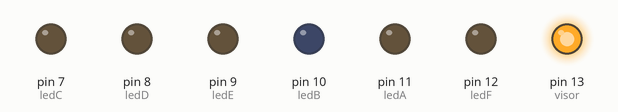
Simulated run of this sketch. Board: Arduino Uno, built with avr-gcc and run on an emulated ATmega328P. Shown: output pins drawn as LEDs (lit = HIGH).

Above: at 0.5 s.
At 2.5 s:
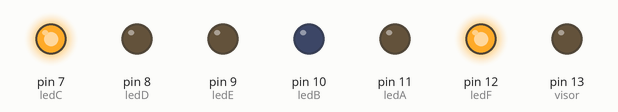
At 4.5 s:
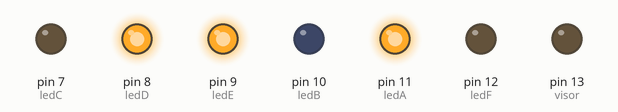
At 9.5 s:
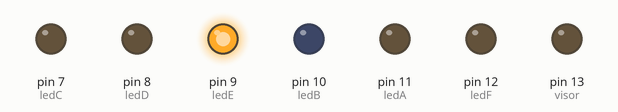
At 13.5 s:
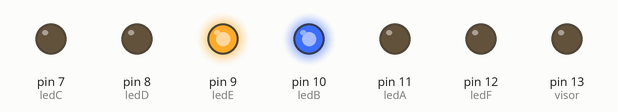
At 19.5 s:
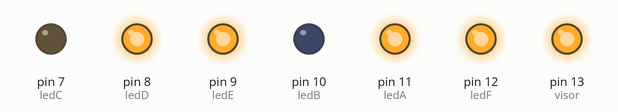
Timing chart, 0 to 20.7 s (numbered marks = the images above):
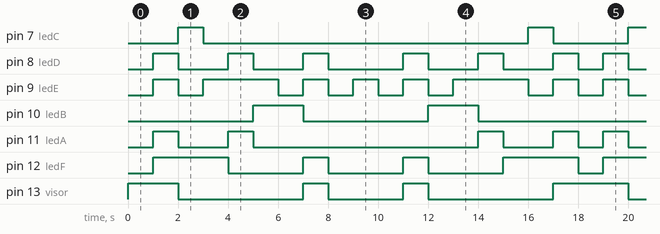

The sketch:

cronometro1.ino
```cpp
int visor=13;
int ledF=12;
int ledA=11;
int ledB=10;
int ledE=9;
int ledD=8;
int ledC=7;

void setup()
{
  pinMode(visor, OUTPUT);
  pinMode(ledF, OUTPUT);
  pinMode(ledA, OUTPUT);
  pinMode(ledB, OUTPUT);
  pinMode(ledE, OUTPUT);
  pinMode(ledD, OUTPUT);
  pinMode(ledC, OUTPUT);

  digitalWrite(visor, HIGH);
  digitalWrite(ledF, HIGH);
  digitalWrite(ledA, HIGH);
  digitalWrite(ledB, HIGH);
  digitalWrite(ledE, HIGH);
  digitalWrite(ledD, HIGH);
  digitalWrite(ledC, HIGH);
}

// numero 0

void loop()
{
 digitalWrite(visor, HIGH);
  digitalWrite(ledF, LOW);
  digitalWrite(ledA, LOW);
  digitalWrite(ledB, LOW);
  digitalWrite(ledE, LOW);
  digitalWrite(ledD, LOW);
  digitalWrite(ledC, LOW);

  delay (1000);

  //numero 1

  digitalWrite(visor, HIGH);
  digitalWrite(ledF, HIGH);
  digitalWrite(ledA, HIGH);
  digitalWrite(ledB, LOW);
  digitalWrite(ledE, HIGH);
  digitalWrite(ledD, HIGH);
  digitalWrite(ledC, LOW);

  delay (1000);

  digitalWrite(visor, LOW);
  digitalWrite(ledF, HIGH);
  digitalWrite(ledA, LOW);
  digitalWrite(ledB, LOW);
  digitalWrite(ledE, LOW);
  digitalWrite(ledD, LOW);
  digitalWrite(ledC, HIGH);

  delay (1000);

  digitalWrite(visor, LOW);
  digitalWrite(ledF, HIGH);
  digitalWrite(ledA, LOW);
  digitalWrite(ledB, LOW);
  digitalWrite(ledE, HIGH);
  digitalWrite(ledD, LOW);
  digitalWrite(ledC, LOW);

  delay (1000);

  digitalWrite(visor, LOW);
  digitalWrite(ledF, LOW);
  digitalWrite(ledA, HIGH);
  digitalWrite(ledB, LOW);
  digitalWrite(ledE, HIGH);
  digitalWrite(ledD, HIGH);
  digitalWrite(ledC, LOW);

  delay (1000);

  digitalWrite(visor,LOW);
  digitalWrite(ledF, LOW);
  digitalWrite(ledA, LOW);
  digitalWrite(ledB, HIGH);
  digitalWrite(ledE, HIGH);
  digitalWrite(ledD, LOW);
  digitalWrite(ledC, LOW);

  delay (1000);

  digitalWrite(visor, LOW);
  digitalWrite(ledF, LOW);
  digitalWrite(ledA, LOW);
  digitalWrite(ledB, HIGH);
  digitalWrite(ledE, LOW);
  digitalWrite(ledD, LOW);
  digitalWrite(ledC, LOW);

  delay (1000);

  digitalWrite(visor, HIGH);
  digitalWrite(ledF, HIGH);
  digitalWrite(ledA, LOW);
  digitalWrite(ledB, LOW);
  digitalWrite(ledE, HIGH);
  digitalWrite(ledD, HIGH);
  digitalWrite(ledC, LOW);

  delay (1000);

  digitalWrite(visor, LOW);
  digitalWrite(ledF, LOW);
  digitalWrite(ledA, LOW);
  digitalWrite(ledB, LOW);
  digitalWrite(ledE, LOW);
  digitalWrite(ledD, LOW);
  digitalWrite(ledC, LOW);

  delay (1000);

  digitalWrite(visor, LOW);
  digitalWrite(ledF, LOW);
  digitalWrite(ledA, LOW);
  digitalWrite(ledB, LOW);
  digitalWrite(ledE, HIGH);
  digitalWrite(ledD, LOW);
  digitalWrite(ledC, LOW);

  delay (1000);

  digitalWrite(visor, LOW);
  digitalWrite(ledF, LOW);
  digitalWrite(ledA, LOW);
  digitalWrite(ledB, LOW);
  digitalWrite(ledE, LOW);
  digitalWrite(ledD, LOW);
  digitalWrite(ledC, LOW);

  delay (1000);

  digitalWrite(visor, HIGH);
  digitalWrite(ledF, HIGH);
  digitalWrite(ledA, LOW);
  digitalWrite(ledB, LOW);
  digitalWrite(ledE, HIGH);
  digitalWrite(ledD, HIGH);
  digitalWrite(ledC, LOW);

  delay (1000);

  digitalWrite(visor, LOW);
  digitalWrite(ledF, LOW);
  digitalWrite(ledA, LOW);
  digitalWrite(ledB, HIGH);
  digitalWrite(ledE, LOW);
  digitalWrite(ledD, LOW);
  digitalWrite(ledC, LOW);

  delay (1000);

  digitalWrite(visor,LOW);
  digitalWrite(ledF, LOW);
  digitalWrite(ledA, LOW);
  digitalWrite(ledB, HIGH);
  digitalWrite(ledE, HIGH);
  digitalWrite(ledD, LOW);
  digitalWrite(ledC, LOW);

  delay (1000);

   digitalWrite(visor, LOW);
  digitalWrite(ledF, LOW);
  digitalWrite(ledA, HIGH);
  digitalWrite(ledB, LOW);
  digitalWrite(ledE, HIGH);
  digitalWrite(ledD, HIGH);
  digitalWrite(ledC, LOW);

  delay (1000);

  digitalWrite(visor, LOW);
  digitalWrite(ledF, HIGH);
  digitalWrite(ledA, LOW);
  digitalWrite(ledB, LOW);
  digitalWrite(ledE, HIGH);
  digitalWrite(ledD, LOW);
  digitalWrite(ledC, LOW);

  delay (1000);

  digitalWrite(visor, LOW);
  digitalWrite(ledF, HIGH);
  digitalWrite(ledA, LOW);
  digitalWrite(ledB, LOW);
  digitalWrite(ledE, LOW);
  digitalWrite(ledD, LOW);
  digitalWrite(ledC, HIGH);

  delay (1000);

  digitalWrite(visor, HIGH);
  digitalWrite(ledF, HIGH);
  digitalWrite(ledA, HIGH);
  digitalWrite(ledB, LOW);
  digitalWrite(ledE, HIGH);
  digitalWrite(ledD, HIGH);
  digitalWrite(ledC, LOW);

  delay (1000);
}
```

Measured:
- by itself, pin 7 (ledC): repeats every 18.0 s: LOW 13.0 s, HIGH 1.0 s, LOW 3.0 s, HIGH 1.0 s
- by itself, pin 8 (ledD): repeats every 18.0 s: 2 × (LOW 2.0 s, HIGH 1.0 s), LOW 3.0 s, 2 × (HIGH 1.0 s, LOW 2.0 s), HIGH 1.0 s, LOW 1.0 s, HIGH 1.0 s
- by itself, pin 9 (ledE): repeats every 18.0 s: LOW 1.0 s, HIGH 3.0 s, 3 × (LOW 1.0 s, HIGH 1.0 s), LOW 1.0 s, HIGH 3.0 s, 2 × (LOW 1.0 s, HIGH 1.0 s)
- by itself, pin 10 (ledB): LOW → HIGH at 5.0 s, → LOW 2.0 s later, → HIGH 5.0 s later, → LOW 2.0 s later, … (8 changes in this stretch)
- by itself, pin 11 (ledA): repeats every 18.0 s: LOW 2.0 s, HIGH 1.0 s, LOW 9.0 s, HIGH 1.0 s, LOW 2.0 s, HIGH 1.0 s, LOW 1.0 s, HIGH 1.0 s
- by itself, pin 12 (ledF): LOW → HIGH at 1.0 s, → LOW 3.0 s later, → HIGH 3.0 s later, → LOW 1.0 s later, … (17 changes in this stretch)
- by itself, pin 13 (visor): HIGH → LOW at 2.0 s, → HIGH 5.0 s later, → LOW 1.0 s later, → HIGH 3.0 s later, … (13 changes in this stretch)
